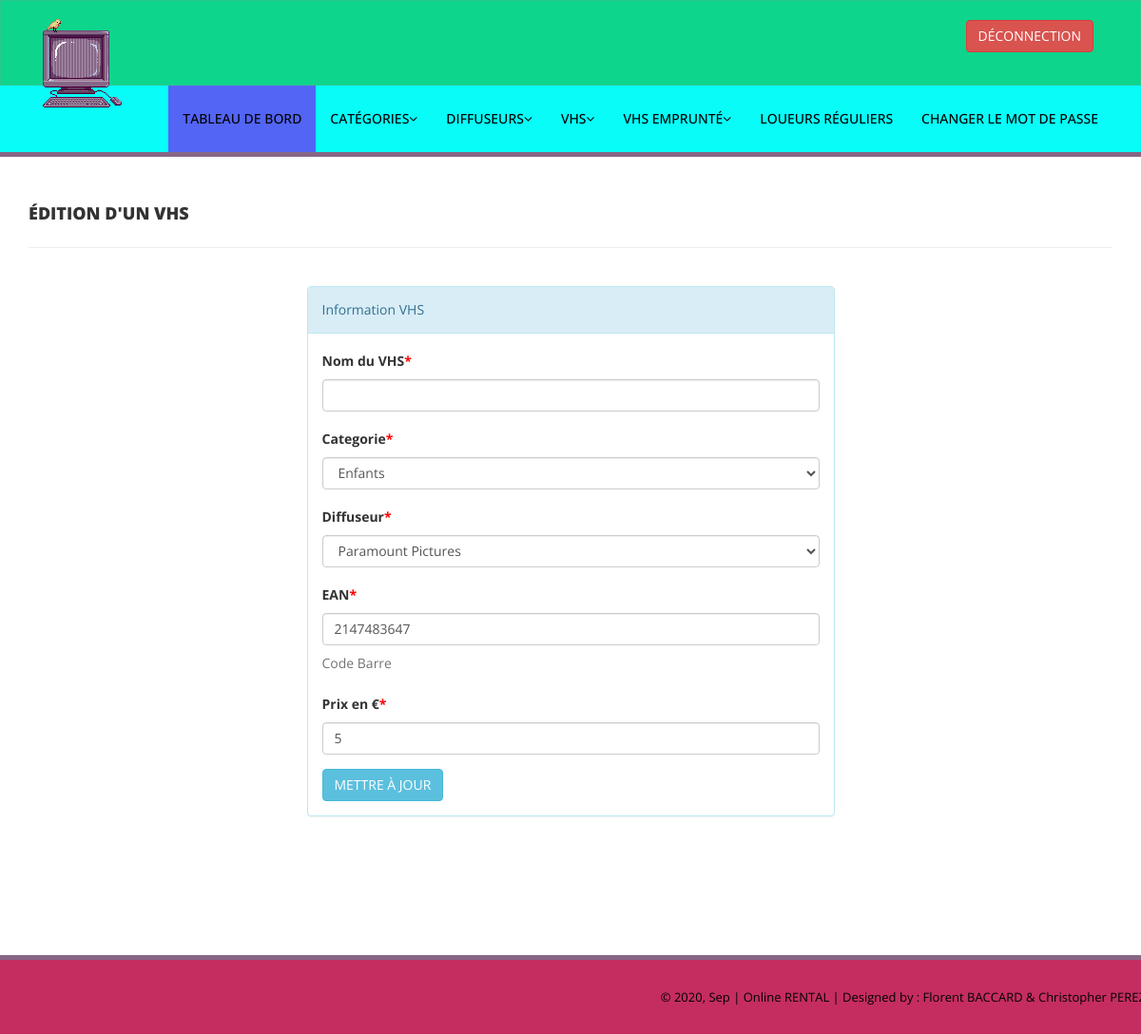
/Rental_VHS/admin/edit-vhs.php?vhsid=1 (signed in), run on the app's committed database.
### tables this page shows
CREATE TABLE IF NOT EXISTS `tblvhs` (
  `id` int NOT NULL AUTO_INCREMENT,
  `VHSName` varchar(255) DEFAULT NULL,
  `CatId` int DEFAULT NULL,
  `DiffuserId` int DEFAULT NULL,
  `EAN` int DEFAULT NULL,
  `VHSPrice` int DEFAULT NULL,
  `RegDate` timestamp NULL DEFAULT CURRENT_TIMESTAMP,
  `UpdationDate` timestamp NULL DEFAULT NULL ON UPDATE CURRENT_TIMESTAMP,
  PRIMARY KEY (`id`)
);

CREATE TABLE IF NOT EXISTS `tblcategory` (
  `id` int NOT NULL AUTO_INCREMENT,
  `CategoryName` varchar(150) DEFAULT NULL,
  `Status` int DEFAULT NULL,
  `CreationDate` timestamp NULL DEFAULT CURRENT_TIMESTAMP,
  `UpdationDate` timestamp NULL DEFAULT NULL,
  PRIMARY KEY (`id`)
);

CREATE TABLE IF NOT EXISTS `tbldiffusers` (
  `id` int NOT NULL AUTO_INCREMENT,
  `DiffuserName` varchar(159) DEFAULT NULL,
  `CreationDate` timestamp NULL DEFAULT CURRENT_TIMESTAMP,
  `UpdationDate` timestamp NULL DEFAULT NULL ON UPDATE CURRENT_TIMESTAMP,
  PRIMARY KEY (`id`)
);

### Rental_VHS/admin/edit-vhs.php (the view, shortened to what this page needs)
<?php
include('includes/config.php');
if (strlen($_SESSION['alogin']) == 0) {
    header('location:index.php');
} else {
    ?>
    <!DOCTYPE html>
    <html lang="fr">
    <head>
        <link href="assets/css/bootstrap.css" rel="stylesheet" />
        <link href="assets/css/font-awesome.css" rel="stylesheet" />
        <link href="assets/css/style.css" rel="stylesheet" />
    </head>
    <body>
        <?php include('includes/header.php'); ?>
        <div class="content-wrapper">
            <div class="container">
                <div class="row pad-botm">
                    <div class="col-md-12">
                        <h4 class="header-line">Édition d'un VHS</h4>
                    </div>
                </div>
                <div class="row">
                    <div class="col-md-6 col-sm-6 col-xs-12 col-md-offset-3">
                        <div class="panel panel-info">
                            <div class="panel-heading">
                                Information VHS
                            </div>
                            <div class="panel-body">
                                <form role="form" method="post">
                                    <?php
                                    $vhsid = intval($_GET['vhsid']);
                                    $sql = "SELECT tblvhs.VhsName, tblvhs.VHSPrice, tblcategory.CategoryName, tblcategory.id as cid, tbldiffusers.DiffuserName, tbldiffusers.id as diffid, tblvhs.EAN, tblvhs.VhsPrice, tblvhs.id as vhsid
                                    FROM  tblvhs
                                    JOIN tblcategory ON tblcategory.id=tblvhs.CatId
                                    JOIN tbldiffusers ON tbldiffusers.id=tblvhs.DiffuserId
                                    WHERE tblvhs.id=:vhsid";
                                    $query = $dbh->prepare($sql);
                                    $query->bindParam(':vhsid', $vhsid, PDO::PARAM_STR);
                                    $query->execute();
                                    $results = $query->fetchAll(PDO::FETCH_OBJ);
                                    if ($query->rowCount() > 0) {
                                        foreach ($results as $result) { ?>
                                            <div class="form-group">
                                                <label>Nom du VHS<span style="color:red;">*</span></label>
                                                <input class="form-control" type="text" name="vhsname"
                                                    value="<?php echo isset($result->VHSName) ? htmlentities($result->VHSName) : ''; ?>"
                                                    required />
                                            </div>
                                            <div class="form-group">
                                                <label> Categorie<span style="color:red;">*</span></label>
                                                <select class="form-control" name="category" required="required">
                                                    <option value="<?php echo htmlentities($result->cid); ?>">
                                                        <?php echo htmlentities($catname = $result->CategoryName); ?>
                                                    </option>
                                                </select>
                                            </div>
                                            <div class="form-group">
                                                <label>Diffuseur<span style="color:red;">*</span></label>
                                                <select class="form-control" name="diffuser" required="required">
                                                    <option value="<?php echo htmlentities($result->diffid); ?>">
                                                        <?php echo htmlentities($diffname = $result->DiffuserName); ?>
                                                    </option>
                                                </select>
                                            </div>
                                            <div class="form-group">
                                                <label>EAN<span style="color:red;">*</span></label>
                                                <input class="form-control" type="text" name="ean"
                                                    value="<?php echo htmlentities($result->EAN); ?>" required="required" />
                                                <p class="help-block">Code Barre</p>
                                            </div>
                                            <div class="form-group">
                                                <label>Prix en €<span style="color:red;">*</span></label>
                                                <input class="form-control" type="text" name="price"
                                                    value="<?php echo isset($result->VHSPrice) ? htmlentities($result->VHSPrice) : ''; ?>"
                                                    required />
                                            </div>
                                        <?php }
                                    } ?>
                                    <button type="submit" name="update" class="btn btn-info">METTRE À JOUR </button>
                                </form>
                            </div>
                        </div>
                    </div>
                </div>
            </div>
        </div>
        <?php include('includes/footer.php'); ?>
    </body>
    </html>
<?php } ?>

### Rental_VHS/admin/assets/css/style.css (style rules this page uses)
.content-wrapper { margin-top: 40px; min-height:800px; padding-bottom:90px; }
.header-line { font-weight:900; padding-bottom:25px; border-bottom:1px solid #eeeeee; text-transform:uppercase; }
.pad-botm { padding-bottom:30px; }

### data on the page
tblvhs: category "Enfants", diffuser "Paramount Pictures", ean "2147483647", price "5"

### other printed values
date('Y, M', filemtime(__FILE__)) "2020, Sep"
